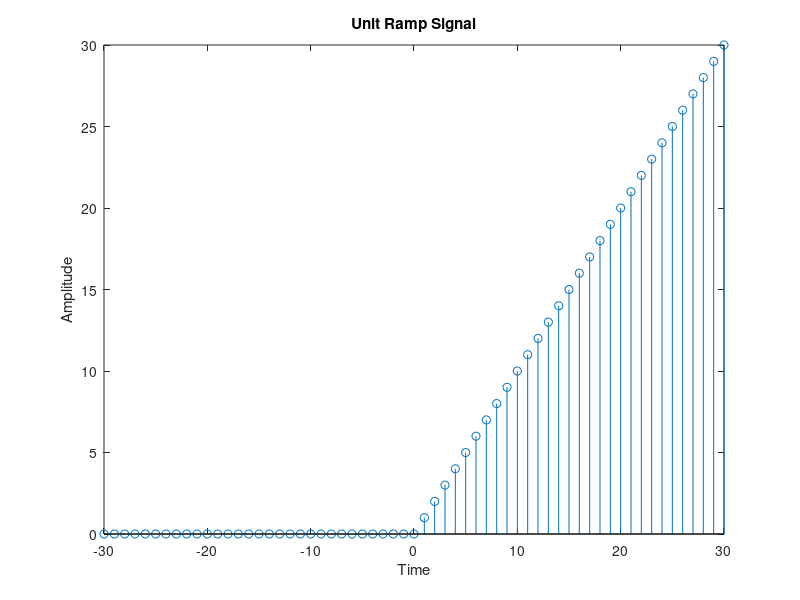

Reproduce this figure in MATLAB.
N = 30;
n = -N : 1 : N;
x = [zeros(1 , N) 0 n(1 , 32 : 61)];
stem(n , x);
xlabel('Time');
ylabel('Amplitude');
title('Unit Ramp Signal');